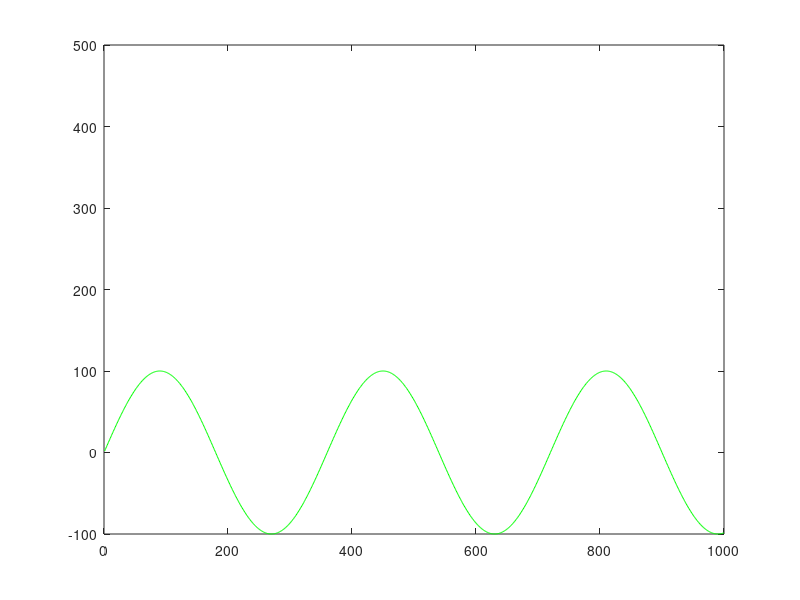

Reproduce this figure in MATLAB. (Note: this script raises an error after producing the figure.)
clf
ground=[1:1000];
hills=100*sind(ground);

plot(ground,hills,'color',[0 1 0])


axis([0 1000 -100 500])

hold on

plot(90,100,'O','color','r')   %our tank
plot(360+90,100,'O')           %enemy tank

v=input('projectile velocity  :');  %input projectile velocity

%we will fire at 45 degrees for simplicity

vx=v*cosd(45);   %x component
vy=v*sind(45);   %y component 

                %P=[-9.8/2 vy 100];

                % time= roots(P);
                % 
                % if time(1)>0
                %  time_of_flight=time(1)
                % else
                %   time_of_flight=time(2) 
                % end
                
time_of_flight=2*9.8/vy; % time of flight for projectile

Range = vx*time_of_flight; %range is vx * time of flight. Vx is vo cos(theta)

%to plot the trajectory we must put x into y(t) to get a function y(x)
% x = vx * t  so  we can put x/vx for t 

x=linspace(0,1000,200);  %this gives the x vector to plot from 0 to the landing point

y=[-9.8/2*(x/vx).^2 + vy*(x/vx)+100]; % this is the y vector from the function y(x)

xmove=linspace(90,1090,200); %lets shift our x vector since our tank is at x=90 and not x=0

for i=1:200
    figure(1)
plot(xmove(i),y(i),'.','color',[0 0 0]);  %plots the projectile
end

